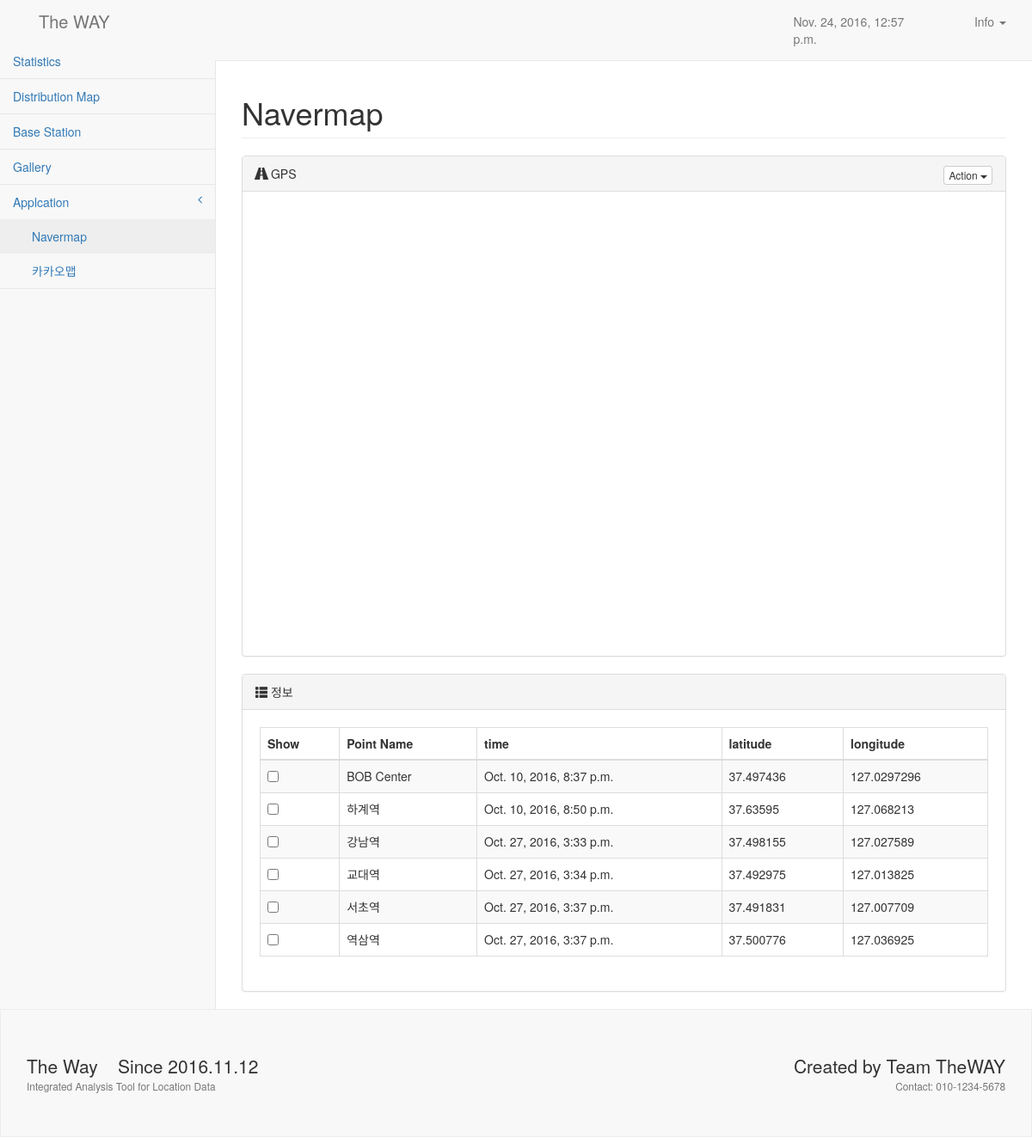
The app's page /result/1/ with its own data.
### twpoint/models.py (models this page shows, shortened)
class Application(models.Model):
    app_name = models.CharField('Application Name', max_length=200)
    app_data_path = models.CharField('Data Path', max_length=200)
    def __str__(self):
        return self.app_name

class WayPoint(models.Model):
    app_name = models.ForeignKey(Application, on_delete=models.CASCADE)
    point_name = models.CharField('Point Name',max_length=32)
    point_lat = models.FloatField('Point Latitude')
    point_lng = models.FloatField('Point Longitude')
    point_time = models.DateTimeField('Point Time', auto_now=False, auto_now_add=False)

### twpoint/views.py (the view)
# urls.py: url(r'^result/(?P<application_id>[0-9]+)/$', views.detail, name="detail"), # detail page url
def detail(request, application_id):
    app = get_object_or_404(Application, pk=application_id)    # 선택한 applciation의 해당하는 data
    applications = Application.objects.all()
    bs = BaseStation.objects.all()
    context = {
        'time': timezone.localtime(timezone.now()),
        'app': app,
        'application': applications,      # header.html 에서 application 목록을 출력
        'BaseStation': bs,
    }
    return render(request, 'twpoint/detail.html', context)

### twpoint/templates/twpoint/detail.html (shortened to what this page needs)
{% extends 'twpoint/base.html' %}
{% block css_sb %}
{% load static %} <link href="{% static 'twpoint/bootstrapdist/css/sb-admin-2.css' %}" rel="stylesheet">
{% endblock %}
{% block main_content %}
<div id="page-wrapper">
    <div class="row">
        <div class="col-lg-12">
            <h1 class="page-header"> {{ app }}</h1>
        </div>
    </div>
    <div class="row">
        <div class="col-lg-12">
            <div class="panel panel-default">
                <div class="panel-heading">
                    <i class="glyphicon glyphicon-road"></i> GPS
                    <div class="pull-right">
                        <div class="btn-group">
                            <button type="button" class="btn btn-default btn-xs dropdown-toggle" data-toggle="dropdown">
                                Action
                                <span class="caret"></span>
                            </button>
                        </div>
                    </div>
                </div>
                <div class="panel-body">
                    <div id="map"></div>
                </div>
            </div>
        </div>
        <div class="col-lg-12">
            <div class="panel panel-default">
                <div class="panel-heading">
                    <i class="glyphicon glyphicon-th-list"></i>  정보
                </div>
                <div class="panel-body">
                    <div class="row">
                        <div class="col-sm-12">
                            <table width="100%" class="table table-striped table-bordered table-hover" id="waypointTable">
                                <thead>
                                <tr>
                                    <th>Show</th>
                                    <th>Point Name</th>
                                    <th>time</th>
                                    <th>latitude</th>
                                    <th>longitude</th>
                                </tr>
                                </thead>
                                <tbody>
                                {% for a in app.waypoint_set.all %}
                                <tr class="odd gradeA">
                                    <td><input type="checkbox" id="{{ a.id }}" class="marking"/></td>
                                    <td>{{ a.point_name }}</td>
                                    <td>{{ a.point_time }}</td>
                                    <td>{{ a.point_lat }}</td>
                                    <td>{{ a.point_lng }}</td>
                                </tr>
                                {% endfor %}
                                </tbody>
                            </table>
                        </div>
                    </div>
                </div>
            </div>
        </div>
    </div>
</div>
{% endblock %}

### twpoint/templates/twpoint/base.html (shortened to what this page needs)
{% load staticfiles %}
<!DOCTYPE html>
<html lang="en">
<head>
    <link href="{% static 'twpoint/vendor/bootstrap/css/bootstrap.css' %}" rel="stylesheet">
    <link href="{% static 'twpoint/vendor/metisMenu/metisMenu.css' %}" rel="stylesheet">
    {% block css_sb %}{% endblock %}
    <link href="{% static 'twpoint/vendor/morrisjs/morris.css' %}" rel="stylesheet">
    <link href="{% static 'twpoint/vendor/font-awesome/css/font-awesome.css' %}" rel="stylesheet" type="text/css">
</head>
<body>
<div class="wrapper">
    {% include 'twpoint/header.html' %}
    {% block main_content %}
    {% endblock %}
    {% include 'twpoint/footer.html' %}
</div>
</body>
</html>

### twpoint/templates/twpoint/header.html (shortened to what this page needs)
<nav class="navbar navbar-default navbar-static-top" role="navigation" style="margin-bottom: 0">
    <div class="col-lg-12">
        <div class="col-lg-2">
            <div class="navbar-header">
                <a class="navbar-brand" href="{% url 'twpoint:index' %}">The WAY</a>
            </div>
        </div>
        <div class="col-lg-2 col-lg-offset-7">
            <p class="navbar-text" style="float:right;"> {{ time }}</p>
        </div>{% if application %}
        <div class="col-lg-1">
            <ul class="nav navbar-nav navbar-right">
                <li id="fat-menu" class="dropdown">
                    <a href="#" class="dropdown-toggle" id="drop3" data-toggle="dropdown" role="button" aria-haspopup="true" aria-expanded="false">
                        Info <span class="caret"></span>
                    </a>
                </li>
            </ul>
        </div>{% endif %}
    </div>{% if application %}
    <div class="navbar-default sidebar" role="navigation">
        <div class="sidebar-nav navbar-collapse" >
            <ul class="nav" id="side-menu">
                <li>
                    <a href="{% url 'twpoint:result' %}"> Statistics </a>
                </li>
                <li>
                    <a href="#Distribution"> Distribution Map</a>
                </li>
                <li>
                    <a href="#Base Station"> Base Station</a>
                </li>
                <li>
                    <a href="{% url 'twpoint:gallery' %}"> Gallery</a>
                </li>
                <li>
                    <a href="#"> Applcation<span class="fa arrow"></span></a>
                    <ul class="nav nav-second-level">
                        {% for app in application %}
                        <li>
                            <a href='{% url "twpoint:detail" app.id %}'> {{app}} </a>
                        </li>
                        {% endfor %}
                    </ul>
                </li>
            </ul>
        </div>
    </div>{% endif %}
</nav>

### twpoint/templates/twpoint/footer.html
<footer>
    <div class="row">
        <div class="col-lg-12">
            <div class="large left">The Way &nbsp;&nbsp;&nbsp;Since 2016.11.12</div>
            <div class="large right">Created by Team TheWAY</div>
        </div>
        <div class="col-lg-12">
            <div class="copyright text-muted small left">Integrated Analysis Tool for Location Data</div>
            <div class="copyright text-muted small right">Contact: 010-1234-5678</div>
        </div>
    </div>
</footer>

### records on screen
Application: app_name "Navermap"
Application: app_name "카카오맵"
WayPoint: point_name "BOB Center", point_time "Oct. 10, 2016, 8:37 p.m.", point_lat "37.497436", point_lng "127.0297296"
WayPoint: point_name "하계역", point_time "Oct. 10, 2016, 8:50 p.m.", point_lat "37.63595", point_lng "127.068213"
WayPoint: point_name "강남역", point_time "Oct. 27, 2016, 3:33 p.m.", point_lat "37.498155", point_lng "127.027589"
WayPoint: point_name "교대역", point_time "Oct. 27, 2016, 3:34 p.m.", point_lat "37.492975", point_lng "127.013825"
WayPoint: point_name "서초역", point_time "Oct. 27, 2016, 3:37 p.m.", point_lat "37.491831", point_lng "127.007709"
WayPoint: point_name "역삼역", point_time "Oct. 27, 2016, 3:37 p.m.", point_lat "37.500776", point_lng "127.036925"

### other values on screen
{{ time }} "Nov. 24, 2016, 12:57 p.m."
